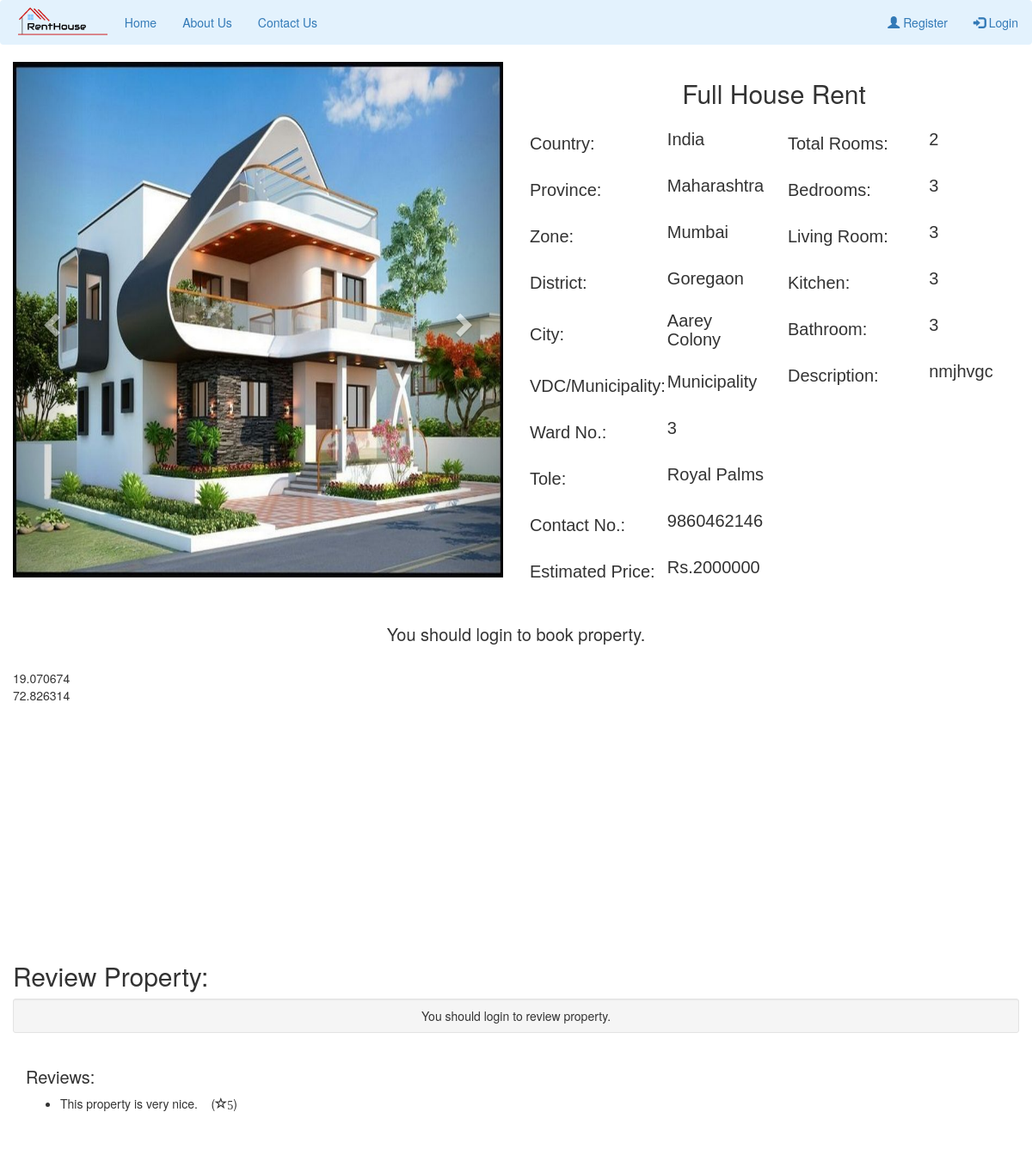
Screenshot of /view-property.php?property_id=123 with the database file from the repository.
### tables this page shows
CREATE TABLE `property_photo` (
  `property_photo_id` int(12) NOT NULL,
  `p_photo` varchar(500) NOT NULL,
  `property_id` int(11) NOT NULL
);

CREATE TABLE `add_property` (
  `property_id` int(10) NOT NULL,
  `country` varchar(50) NOT NULL,
  `province` varchar(50) NOT NULL,
  `zone` varchar(50) NOT NULL,
  `district` varchar(50) NOT NULL,
  `city` varchar(100) NOT NULL,
  `vdc_municipality` varchar(50) NOT NULL,
  `ward_no` int(10) NOT NULL,
  `tole` varchar(100) NOT NULL,
  `contact_no` bigint(10) NOT NULL,
  `property_type` varchar(50) NOT NULL,
  `estimated_price` bigint(10) NOT NULL,
  `total_rooms` int(10) NOT NULL,
  `bedroom` int(10) NOT NULL,
  `living_room` int(10) NOT NULL,
  `kitchen` int(10) NOT NULL,
  `bathroom` int(10) NOT NULL,
  `description` varchar(2000) NOT NULL,
  `latitude` decimal(9,6) NOT NULL,
  `longitude` decimal(9,6) NOT NULL,
  `owner_id` int(10) NOT NULL
);

CREATE TABLE `review` (
  `review_id` int(10) NOT NULL,
  `comment` varchar(500) NOT NULL,
  `rating` int(5) NOT NULL,
  `property_id` int(11) NOT NULL
);

### view-property.php (the view, shortened to what this page needs)
<!DOCTYPE html>
<html>
<head>
</head>
<body>
<?php
include('navbar.php');
include('booking-engine.php');
?>
<?php
	$property_id=$_GET['property_id'];
    $sql="SELECT * from add_property where property_id='$property_id'";
	$query=mysqli_query($db,$sql);
	if(mysqli_num_rows($query)>0)
{
    while($rows=mysqli_fetch_assoc($query)){
    $sql2="SELECT * FROM property_photo where property_id='$property_id'";
    $query2=mysqli_query($db,$sql2);
    $rowcount=mysqli_num_rows($query2);
?>
<div class="container-fluid">
  <div class="row">
    <div class="col-sm-6">
<div id="myCarousel" class="carousel slide" data-ride="carousel">
  <div class="carousel-inner" role="listbox">
  <?php
  for($i=1;$i<=$rowcount;$i++)
  {
      $row=mysqli_fetch_array($query2);
      $photo=$row['p_photo'];
  ?>
  <?php
  if($i==1)
  {
  ?>
  <div class="item active">
      <img class="d-block img-fluid" src="owner/<?php echo $photo ?>" alt="First slide" width="100%" style="max-height: 600px; min-height: 600px;">
    </div>
  <?php
  }
  else
  {
    ?>
    <div class="item">
      <img class="d-block img-fluid" src="owner/<?php echo $photo ?>" alt="First slide" width="100%" style="max-height: 600px; min-height: 600px;">
    </div>
 <?php
   }
  }
  ?>
  </div>
  <a class="left carousel-control" href="#myCarousel" role="button" data-slide="prev">
    <span class="glyphicon glyphicon-chevron-left" aria-hidden="true"></span>
  </a>
  <a class="right carousel-control" href="#myCarousel" role="button" data-slide="next">
    <span class="glyphicon glyphicon-chevron-right" aria-hidden="true"></span>
  </a>
</div>
</div>
<div class="col-sm-6">
  <center><h2><?php echo $rows['property_type'] ?></h2></center>
  <div class="row">
    <div class="col-sm-6">
      <div class="row">
      <div class="col-sm-6">
          <table>
            <tr>
              <td><h3>Country:</h3></td>
              <td><h4><?php echo $rows['country']; ?></h4></td>
            </tr>
            <tr>
              <td><h3>Province:</h3></td>
              <td><h4><?php echo $rows['province']; ?></h4></td>
            </tr>
            <tr>
              <td><h3>Zone:</h3></td>
              <td><h4><?php echo $rows['zone']; ?></h4></td>
            </tr>
            <tr>
              <td><h3>District:</h3></td>
              <td><h4><?php echo $rows['district']; ?></h4></td>
            </tr>
            <tr>
              <td><h3>City:</h3></td>
              <td><h4><?php echo $rows['city']; ?></h4></td>
            </tr>
            <tr>
              <td><h3>VDC/Municipality:</h3></td>
              <td><h4><?php echo $rows['vdc_municipality']; ?></h4></td>
            </tr>
            <tr>
              <td><h3>Ward No.:</h3></td>
              <td><h4><?php echo $rows['ward_no']; ?></h4></td>
            </tr>
            <tr>
              <td><h3>Tole:</h3></td>
              <td><h4><?php echo $rows['tole']; ?></h4></td>
            </tr>
            <tr>
              <td><h3>Contact No.:</h3></td>
              <td><h4><?php echo $rows['contact_no']; ?></h4></td>
            </tr>
            <tr>
              <td><h3>Estimated Price:</h3></td>
              <td><h4>Rs.<?php echo $rows['estimated_price']; ?></h4></td>
            </tr>
          </table>
        </div>
      </div>
    </div>
    <div class="col-sm-6">
      <table>
            <tr>
              <td><h3>Total Rooms:</h3></td>
              <td><h4><?php echo $rows['total_rooms']; ?></h4></td>
            </tr>
            <tr>
              <td><h3>Bedrooms:</h3></td>
              <td><h4><?php echo $rows['bedroom']; ?></h4></td>
            </tr>
            <tr>
              <td><h3>Living Room:</h3></td>
              <td><h4><?php echo $rows['living_room']; ?></h4></td>
            </tr>
            <tr>
              <td><h3>Kitchen:</h3></td>
              <td><h4><?php echo $rows['kitchen']; ?></h4></td>
            </tr>
            <tr>
              <td><h3>Bathroom:</h3></td>
              <td><h4><?php echo $rows['bathroom']; ?></h4></td>
            </tr>
            <tr>
              <td><h3>Description:</h3></td>
              <td><h4><?php echo $rows['description']; ?></h4></td>
            </tr>
          </table>
    </div>
  </div>
</div>
</div>
<br>
<?php
if(isset($_SESSION["email"]) && !empty($_SESSION['email'])){
?>
</form>
<form method="POST" action="chatpage.php">
  <div class="col-sm-6">
    <input type="hidden" name="owner_id" value="<?php echo $rows['owner_id']; ?>">
    <input type="submit" class="btn btn-lg btn-success" name="send_message" style="width: 100%" value="Send Message" >
  </div>
  </form>
</div>
<?php }
else{
  echo "<center><h3>You should login to book property.</h3></center>";
}
 ?>
<br>
<div id="map" style="width: 100%; height: 300px;">
  <div id="lat"><?php echo  $rows['latitude'];?></div>
  <div id="lon"><?php echo  $rows['longitude'];?></div>
</div>
<br>
<?php }} ?>
</div>
<div class="container-fluid">
  <h2>Review Property:</h2>
      <div class="well well-sm">
            <div class="text-right">
<?php
if(isset($_SESSION["email"]) && !empty($_SESSION['email'])){
?>
                <a class="btn btn-success btn-info" href="#reviews-anchor" style="width: 100%" id="open-review-box">Leave a Review</a>
            </div>
            <div class="row" id="post-review-box" style="display:none;">
                <div class="col-md-12">
                    <form accept-charset="UTF-8" method="POST">
                      <input name="property_id" type="hidden" value="<?php echo $property_id; ?>">
                        <input id="ratings-hidden" name="rating" type="hidden">
                        <textarea class="form-control animated" cols="50" id="new-review" name="comment" placeholder="Enter your review here..." rows="5"></textarea>
                        <div class="text-right">
                            <div class="stars starrr" data-rating="0"></div>
                            <a class="btn btn-danger btn-sm" href="#" id="close-review-box" style="display:none; margin-right: 10px;">
                            <span class="glyphicon glyphicon-remove"></span>Cancel</a>
                            <button class="btn btn-success btn-lg" type="submit" name="review">Save</button>
                        </div>
                    </form>
                </div>
                </div>
              <?php }
              else{
                echo "<center>You should login to review property.</center>";
              }
              ?>
        </div>
</div>
<?php
    $sql1="SELECT * from review where property_id='$property_id'";
  $query=mysqli_query($db,$sql1);
echo '<div class="container-fluid">';
    echo '<h3>Reviews:</h3>';
    echo '</div>';
  if(mysqli_num_rows($query)>0)
{
    while($row=mysqli_fetch_assoc($query)){
      ?>
      <div class="container-fluid">
        <ul><li><?php echo $row['comment']; ?> &nbsp;&nbsp;&nbsp;(<span class="glyphicon glyphicon-star-empty" style="size: 50px;"><?php echo $row['rating']; ?></span>)</li></ul>
      </div>
      <?php
    }
  }
 ?>
<br><br>
</body>
</html>

### view-property.php (style rules this page uses)
h3 { font-size: 20px; }
h4 { font-size: 20px; }
table { font-family: arial, sans-serif; border-collapse: collapse; width: 100%; }
td, th { text-align: left; padding: 1px; }

### rows the page displays
add_property: property_type "Full House Rent", country "India", province "Maharashtra", zone "Mumbai", district "Goregaon", city "Aarey Colony", vdc_municipality "Municipality", ward_no "3", tole "Royal Palms", contact_no "9860462146", estimated_price "2000000", total_rooms "2", bedroom "3", living_room "3", kitchen "3", bathroom "3", description "nmjhvgc", latitude "19.070674", longitude "72.826314"
property_photo: p_photo (picture)
review: comment "This property is very nice.", rating "5"
